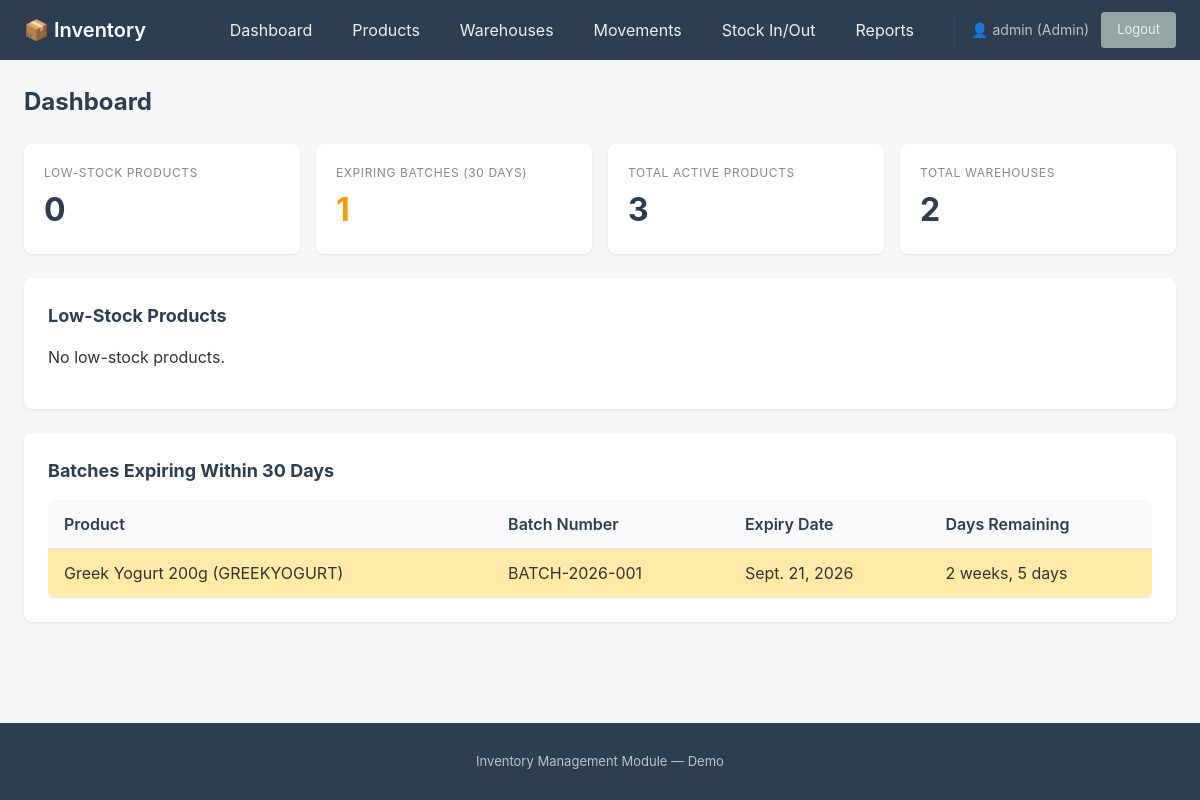
The app's page / (signed in) with its own data.
### inventory/models.py (models this page shows, shortened)
class ProductBatch(models.Model):
    product = models.ForeignKey(Product, on_delete=models.CASCADE, related_name='batches')
    batch_number = models.CharField(max_length=50)
    manufacture_date = models.DateField()
    expiry_date = models.DateField(null=True, blank=True)
    class Meta:
        unique_together = ['product', 'batch_number']

class Product(models.Model):
    TRACKING_NONE = 'NONE'
    TRACKING_BATCH = 'BATCH'
    TRACKING_SERIAL = 'SERIAL'
    TRACKING_CHOICES = [
        (TRACKING_NONE, 'None'),
        (TRACKING_BATCH, 'Batch'),
        (TRACKING_SERIAL, 'Serial'),
    ]
    STATUS_ACTIVE = 'ACTIVE'
    STATUS_INACTIVE = 'INACTIVE'
    STATUS_CHOICES = [
        (STATUS_ACTIVE, 'Active'),
        (STATUS_INACTIVE, 'Inactive'),
    ]
    sku = models.CharField(max_length=50, unique=True)
    barcode = models.CharField(max_length=50, unique=True, null=True, blank=True)
    name = models.CharField(max_length=200)
    description = models.TextField(blank=True)
    category = models.ForeignKey(Category, on_delete=models.PROTECT, related_name='products')
    unit = models.ForeignKey(Unit, on_delete=models.PROTECT, related_name='products')
    cost_price = models.DecimalField(max_digits=10, decimal_places=2)
    selling_price = models.DecimalField(max_digits=10, decimal_places=2)
    reorder_level = models.IntegerField(default=10)
    tracking_mode = models.CharField(max_length=10, choices=TRACKING_CHOICES, default=TRACKING_NONE)
    status = models.CharField(max_length=10, choices=STATUS_CHOICES, default=STATUS_ACTIVE)

### inventory/views.py (the view)
# urls.py: path('', views.dashboard, name='dashboard'),
@login_required
def dashboard(request):
    if request.user.groups.filter(name='Clerk').exists() and not (request.user.is_superuser or request.user.groups.filter(name='Manager').exists()):
        messages.info(request, 'Clerk access: redirected to stock movement entry.')
        return redirect('stock_movement_create')
    today = date.today()
    expiry_threshold = today + timedelta(days=30)
    low_stock_products = []
    for product in Product.objects.filter(status=Product.STATUS_ACTIVE):
        total_available = Stock.objects.filter(product=product).aggregate(
            total=Sum('quantity')
        )['total'] or 0
        if total_available <= product.reorder_level and total_available > 0:
            low_stock_products.append({
                'product': product,
                'total_available': total_available,
                'reorder_level': product.reorder_level,
            })
        elif total_available == 0:
            low_stock_products.append({
                'product': product,
                'total_available': 0,
                'reorder_level': product.reorder_level,
            })
    expiring_batches = ProductBatch.objects.filter(
        expiry_date__lte=expiry_threshold,
        expiry_date__isnull=False
    ).select_related('product')
    context = {
        'low_stock_products': low_stock_products,
        'expiring_batches': expiring_batches,
        'total_products': Product.objects.filter(status=Product.STATUS_ACTIVE).count(),
        'total_warehouses': Warehouse.objects.count(),
    }
    return render(request, 'inventory/dashboard.html', context)

### inventory/templates/inventory/dashboard.html (shortened to what this page needs)
{% extends 'base.html' %}
{% load static %}
{% block content %}
<div class="page-header">
    <h1>Dashboard</h1>
</div>
<div class="stats-grid">
    <div class="stat-card">
        <div class="label">Low-Stock Products</div>
        <div class="value {% if low_stock_products %}warning{% endif %}">{{ low_stock_products|length }}</div>
    </div>
    <div class="stat-card">
        <div class="label">Expiring Batches (30 days)</div>
        <div class="value {% if expiring_batches %}warning{% endif %}">{{ expiring_batches|length }}</div>
    </div>
    <div class="stat-card">
        <div class="label">Total Active Products</div>
        <div class="value">{{ total_products|default:0 }}</div>
    </div>
    <div class="stat-card">
        <div class="label">Total Warehouses</div>
        <div class="value">{{ total_warehouses|default:0 }}</div>
    </div>
</div>
<div class="card">
    <h2>Low-Stock Products</h2>
    {% if low_stock_products %}
        <div class="table-responsive">
            <table>
                <thead>
                    <tr>
                        <th>Product</th>
                        <th>SKU</th>
                        <th>Warehouse</th>
                        <th>Available Qty</th>
                        <th>Reorder Level</th>
                    </tr>
                </thead>
                <tbody>
                    {% for item in low_stock_products %}
                        <tr class="low-stock">
                            <td>{{ item.product.name }}</td>
                            <td>{{ item.product.sku }}</td>
                            <td>{{ item.warehouse|default:"—" }}</td>
                            <td>{{ item.total_available }}</td>
                            <td>{{ item.reorder_level }}</td>
                        </tr>
                    {% endfor %}
                </tbody>
            </table>
        </div>
    {% else %}
        <p class="text-muted">No low-stock products.</p>
    {% endif %}
</div>
<div class="card">
    <h2>Batches Expiring Within 30 Days</h2>
    {% if expiring_batches %}
        <div class="table-responsive">
            <table>
                <thead>
                    <tr>
                        <th>Product</th>
                        <th>Batch Number</th>
                        <th>Expiry Date</th>
                        <th>Days Remaining</th>
                    </tr>
                </thead>
                <tbody>
                    {% for batch in expiring_batches %}
                        <tr class="expiring-soon">
                            <td>{{ batch.product.name }} ({{ batch.product.sku }})</td>
                            <td>{{ batch.batch_number }}</td>
                            <td>{{ batch.expiry_date }}</td>
                            <td>{{ batch.expiry_date|timeuntil }}</td>
                        </tr>
                    {% endfor %}
                </tbody>
            </table>
        </div>
    {% else %}
        <p class="text-muted">No batches expiring soon.</p>
    {% endif %}
</div>
{% endblock %}

### inventory/templates/base.html (shortened to what this page needs)
{% load static %}
<!DOCTYPE html>
<html lang="en">
<head>
    <link rel="stylesheet" href="{% static 'inventory/style.css' %}">
</head>
<body>
    <nav class="navbar">
        <div class="navbar-brand">
            <a href="{% url 'dashboard' %}">📦 Inventory</a>
        </div>
        <ul class="navbar-nav">
            {% if user.is_superuser or user.groups.all|length > 0 %}
                <li><a href="{% url 'dashboard' %}">Dashboard</a></li>
                {% if not user.groups.filter.name == 'Clerk' %}
                <li><a href="{% url 'product_list' %}">Products</a></li>
                {% endif %}
                <li><a href="{% url 'warehouse_list' %}">Warehouses</a></li>
                <li><a href="{% url 'stock_movement_list' %}">Movements</a></li>
                <li><a href="{% url 'stock_movement_create' %}">Stock In/Out</a></li>
                {% if user.is_superuser or user.groups.filter.name == 'Manager' %}
                <li><a href="{% url 'stock_report' %}">Reports</a></li>
                {% endif %}
            {% endif %}
            {% if user.is_authenticated %}
                <li class="user-info">
                    <span>👤 {{ user.username }}
                        {% if user.is_superuser %}(Admin)
                        {% elif user.groups.filter.name == 'Manager' %}(Manager)
                        {% elif user.groups.filter.name == 'Clerk' %}(Clerk)
                        {% endif %}
                    </span>
                    <a href="{% url 'logout' %}" class="btn btn-secondary btn-sm">Logout</a>
                </li>
            {% else %}
                <li><a href="{% url 'login' %}" class="btn btn-secondary">Login</a></li>
            {% endif %}
        </ul>
    </nav>
    <main class="container">
        {% block content %}{% endblock %}
    </main>
    <footer class="footer">
        <p>Inventory Management Module — Demo</p>
    </footer>
</body>
</html>

### inventory/static/inventory/style.css (style rules this page uses)
* { box-sizing: border-box; }
body { margin: 0; font-family: -apple-system, BlinkMacSystemFont, 'Segoe UI', Roboto, Oxygen, Ubuntu, sans-serif; line-height: 1.5; color: #333; background: #f5f6f7; min-height: 100vh; display: flex; flex-direction: column; }
.navbar { background: #2c3e50; color: #fff; padding: 0.75rem 1.5rem; display: flex; justify-content: space-between; align-items: center; flex-wrap: wrap; gap: 1rem; }
.navbar-brand a { color: #fff; text-decoration: none; font-size: 1.25rem; font-weight: 600; }
.navbar-nav { list-style: none; margin: 0; padding: 0; display: flex; flex-wrap: wrap; gap: 0.5rem; align-items: center; }
.navbar-nav a { color: #ecf0f1; text-decoration: none; padding: 0.5rem 1rem; border-radius: 4px; transition: background 0.2s; }
.user-info { display: flex; align-items: center; gap: 0.75rem; margin-left: 1rem; padding-left: 1rem; border-left: 1px solid #34495e; }
.user-info span { font-size: 0.875rem; color: #bdc3c7; }
.btn { display: inline-block; padding: 0.5rem 1rem; border: none; border-radius: 4px; cursor: pointer; font-size: 0.875rem; text-decoration: none; text-align: center; transition: background 0.2s, opacity 0.2s; }
.btn-secondary { background: #95a5a6; color: #fff; }
.btn-sm { padding: 0.375rem 0.75rem; font-size: 0.8125rem; }
.container { flex: 1; padding: 1.5rem; max-width: 1200px; margin: 0 auto; width: 100%; }
.table-responsive { overflow-x: auto; }
table { width: 100%; border-collapse: collapse; background: #fff; box-shadow: 0 1px 3px rgba(0,0,0,0.08); border-radius: 8px; overflow: hidden; }
th, td { padding: 0.75rem 1rem; text-align: left; border-bottom: 1px solid #e1e4e8; }
th { background: #f8f9fa; font-weight: 600; color: #2c3e50; white-space: nowrap; }
tr.expiring-soon { background: #ffeaa7 !important; }
.page-header { display: flex; justify-content: space-between; align-items: center; margin-bottom: 1.5rem; flex-wrap: wrap; gap: 1rem; }
.page-header h1 { margin: 0; font-size: 1.5rem; color: #2c3e50; }
.card { background: #fff; border-radius: 8px; box-shadow: 0 1px 3px rgba(0,0,0,0.08); padding: 1.5rem; margin-bottom: 1.5rem; }
.card h2 { margin: 0 0 1rem; font-size: 1.125rem; color: #2c3e50; }
.stats-grid { display: grid; grid-template-columns: repeat(auto-fit, minmax(200px, 1fr)); gap: 1rem; margin-bottom: 1.5rem; }
.stat-card { background: #fff; padding: 1.25rem; border-radius: 8px; box-shadow: 0 1px 3px rgba(0,0,0,0.08); }
.stat-card .label { font-size: 0.75rem; text-transform: uppercase; letter-spacing: 0.05em; color: #7f8c8d; margin-bottom: 0.25rem; }
.stat-card .value { font-size: 2rem; font-weight: 700; color: #2c3e50; }
.stat-card .value.warning { color: #f39c12; }
.footer { background: #2c3e50; color: #bdc3c7; text-align: center; padding: 1rem; margin-top: auto; font-size: 0.8125rem; }

### records on screen
ProductBatch: product.name "Greek Yogurt 200g", product.sku "GREEKYOGURT", batch_number "BATCH-2026-001", expiry_date "Sept. 21, 2026", expiry_date "2 weeks, 5 days"

### other values on screen
{{ user.username }} "admin"
{{ low_stock_products|length }} "0"
{{ expiring_batches|length }} "1"
{{ total_products|default:0 }} "3"
{{ total_warehouses|default:0 }} "2"
